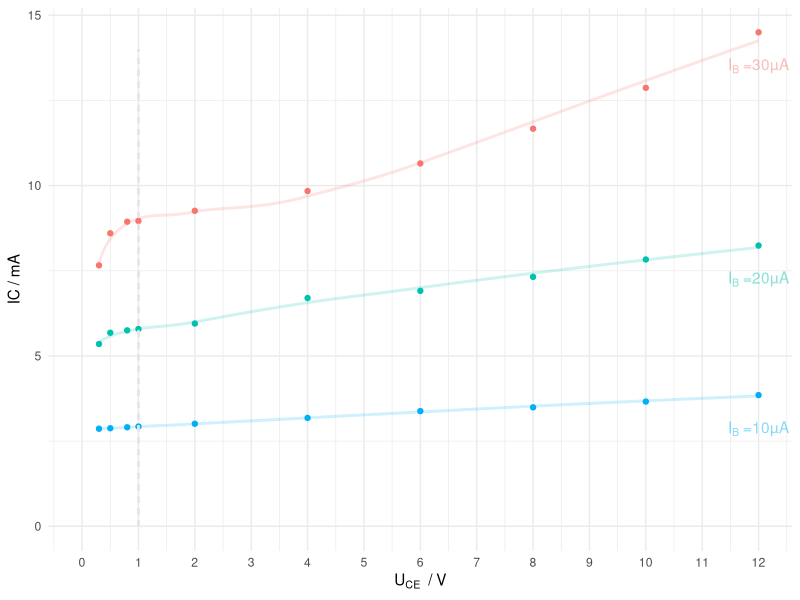

The R script that drew this image:
library(ggplot2)

IB_10 <- read.csv("IB_10.csv")
IB_20 <- read.csv("IB_20.csv")
IB_30 <- read.csv("IB_30.csv")


pdfWidth   <- 10
pdfHeight  <- pdfWidth * 0.618034

outputName <- "2_1_Ausgangskennlinie.pdf"


xlims <- c(0, max(IB_30$UCE))
ylims <- c(0, max(IB_30$IC))

ylabel <- "IC / mA"
xlabel <- bquote("U"["CE"]~" / V")

xbreaks <- seq(0, 12.5, by=1)

IB30_color      = "#F8766D"
IB30_color_fade = "#F8766D2F"
IB20_color      = "#00C0AF"
IB20_color_fade = "#00C0AF2F"
IB10_color      = "#00B0F6"
IB10_color_fade = "#00B0F62F"

plot <- ggplot(data = IB_30, aes(x = UCE, y=IC)) +
    theme_minimal() +
    scale_x_continuous(limits = xlims, breaks=xbreaks) +
    scale_y_continuous(limits = ylims) +
    xlab(xlabel) +
    ylab(ylabel) +
    geom_point(color = IB30_color) +
    geom_point(data = IB_20, color = IB20_color) +
    geom_point(data = IB_10, color = IB10_color) +
    geom_smooth(method=loess, formula = y ~ log(x), se=FALSE, color=IB30_color_fade,n=4000) +
    geom_smooth(data=IB_20, method=loess, formula = y ~ log(x), se=FALSE, color=IB20_color_fade, n=4000) +
    geom_smooth(data=IB_10, method=loess, formula = y ~ log(x), se=FALSE, color=IB10_color_fade, n=4000) +
    annotate("text", x=12, y = 13.5, label=bquote("I"["B"]~"=30µA"), color=IB30_color_fade) +
    annotate("text", x=12, y = max(IB_20$IC-1), label=bquote("I"["B"]~"=20µA"), color=IB20_color_fade) +
    annotate("text", x=12, y = max(IB_10$IC-1), label=bquote("I"["B"]~"=10µA"), color=IB10_color_fade) +
    geom_segment(aes(x = 1, y = 0, xend = 1, yend =14), linetype="dashed", color="grey90")


pdf(outputName, pdfWidth, pdfHeight)
plot
